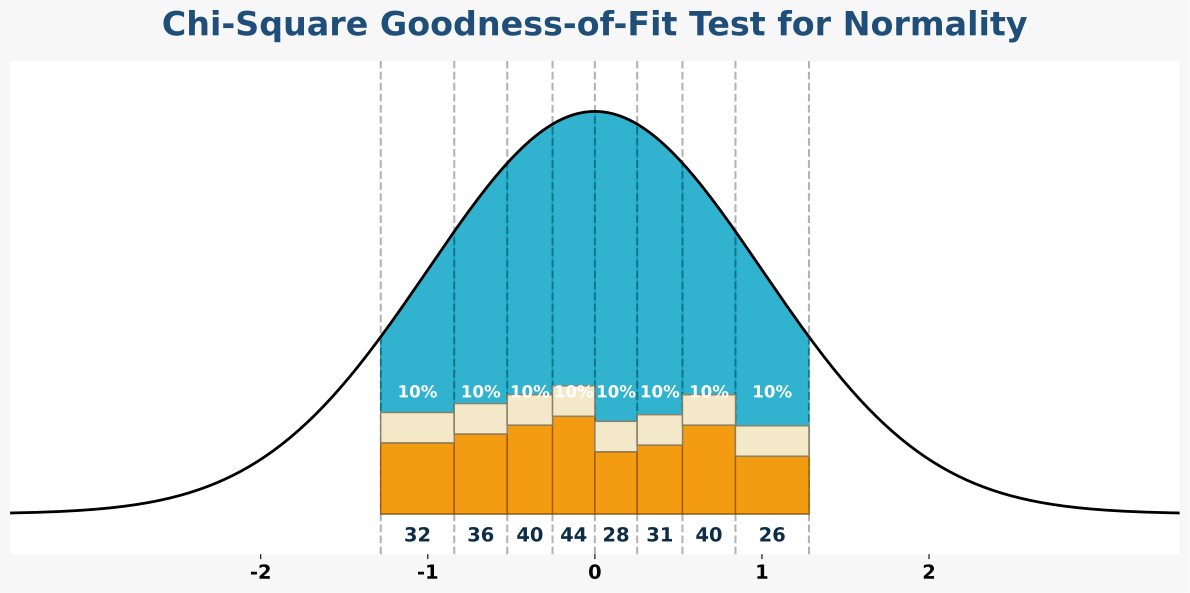

Recreate this plot in Python.
#!/usr/bin/env python3

import matplotlib.pyplot as plt
import numpy as np
import pandas as pd
import statsmodels.api as sm
from matplotlib.patches import Rectangle
from scipy.stats import norm

# ============================================================
# 1. Load data and fit model
# ============================================================

df = pd.read_csv("../penguins_cleaned.csv")

df["Is_Gentoo"] = (df["Species"] == "Gentoo penguin (Pygoscelis papua)").astype(int)
df["Is_Chinstrap"] = (
    df["Species"] == "Chinstrap penguin (Pygoscelis antarctica)"
).astype(int)

df["log_Body_Mass"] = np.log(df["Body_Mass"])
df["log_Flipper_Length"] = np.log(df["Flipper_Length"])
df["log_Culmen_Length"] = np.log(df["Culmen_Length"])
df["log_Culmen_Depth"] = np.log(df["Culmen_Depth"])

X = df[
    [
        "log_Flipper_Length",
        "log_Culmen_Length",
        "log_Culmen_Depth",
        "Is_Gentoo",
        "Is_Chinstrap",
    ]
]
X = sm.add_constant(X)
y = df["log_Body_Mass"]

model = sm.OLS(y, X).fit()
residuals = model.get_influence().resid_studentized_internal
n = len(residuals)

# ============================================================
# 2. Chi-square binning
# ============================================================

cuts = norm.ppf(np.linspace(0, 1, 11))
observed, _ = np.histogram(residuals, bins=cuts)
expected = np.full(10, n / 10)

midpoints = (cuts[:-1] + cuts[1:]) / 2
bin_widths = cuts[1:] - cuts[:-1]

# ============================================================
# 3. Plot
# ============================================================

fig, ax = plt.subplots(figsize=(12, 6), facecolor="#f7f7f7")

fig.suptitle(
    "Chi-Square Goodness-of-Fit Test for Normality",
    fontsize=24,
    fontweight="bold",
    color="#1f4e79",
)

# Standard normal curve
x = np.linspace(-3.5, 3.5, 1000)
pdf = norm.pdf(x)
ax.plot(x, pdf, color="black", linewidth=2)

# Fill equal-probability regions
for i in range(10):
    x_fill = np.linspace(cuts[i], cuts[i + 1], 200)
    y_fill = norm.pdf(x_fill)
    ax.fill_between(x_fill, y_fill, 0, color="#0ea5c6", alpha=0.85, zorder=1)

# Vertical cut lines
for c in cuts:
    ax.axvline(c, linestyle="--", color="black", alpha=0.3, zorder=2)

# Add 10% labels
for i in range(10):
    xm = midpoints[i]
    ax.text(
        xm,
        0.12,
        "10%",
        ha="center",
        va="center",
        fontsize=12,
        color="white",
        fontweight="bold",
        zorder=5,
    )

# Observed + expected blocks
base_y = 0.0
scale = 0.0022

for i in range(10):
    left = cuts[i]
    width = bin_widths[i]

    obs_h = observed[i] * scale
    exp_h = expected[i] * scale * 0.4

    # Observed block
    ax.add_patch(
        Rectangle(
            (left, base_y),
            width,
            obs_h,
            facecolor="#f39c12",
            edgecolor="#a35a00",
            linewidth=1.0,
            zorder=3,
        )
    )

    # Expected block
    ax.add_patch(
        Rectangle(
            (left, base_y + obs_h),
            width,
            exp_h,
            facecolor="#f3e8c8",
            edgecolor="#8a7f66",
            linewidth=1.0,
            zorder=4,
        )
    )

    # Observed count below each bin
    ax.text(
        midpoints[i],
        -0.022,
        f"{observed[i]}",
        ha="center",
        va="center",
        fontsize=14,
        color="#0d2c45",
        fontweight="bold",
        zorder=6,
    )

# Clean axes
ax.set_xlim(-3.5, 3.5)
ax.set_ylim(-0.04, pdf.max() + 0.05)
ax.set_xticks([-2, -1, 0, 1, 2])
ax.set_xticklabels(["-2", "-1", "0", "1", "2"], fontsize=14, fontweight="bold")
ax.set_yticks([])

for spine in ["top", "right", "left"]:
    ax.spines[spine].set_visible(False)

ax.spines["bottom"].set_visible(False)

plt.tight_layout()
# plt.show()
plt.savefig(
    "./plots/model-testing/pearson-chisq.pdf", format="pdf", bbox_inches="tight"
)
